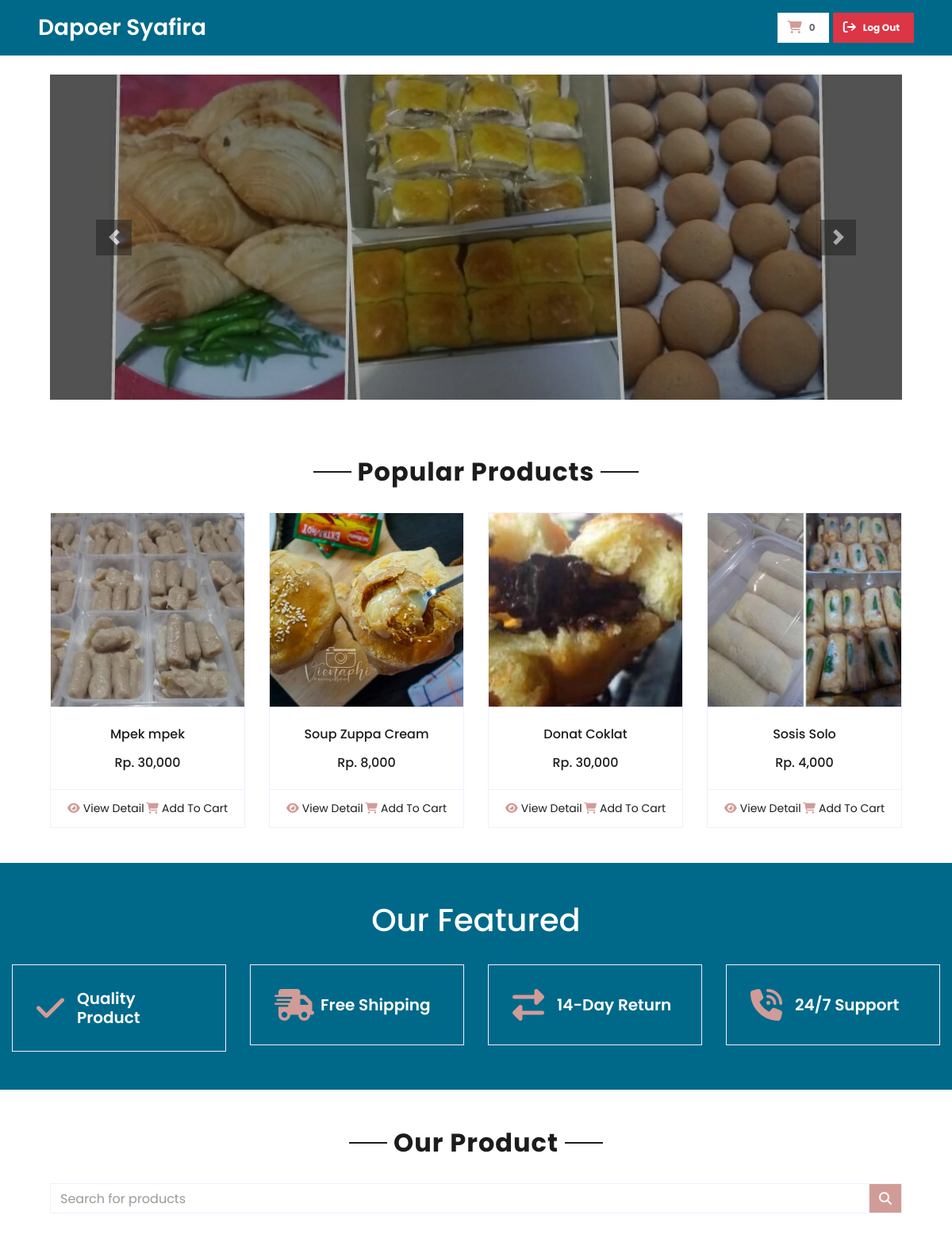
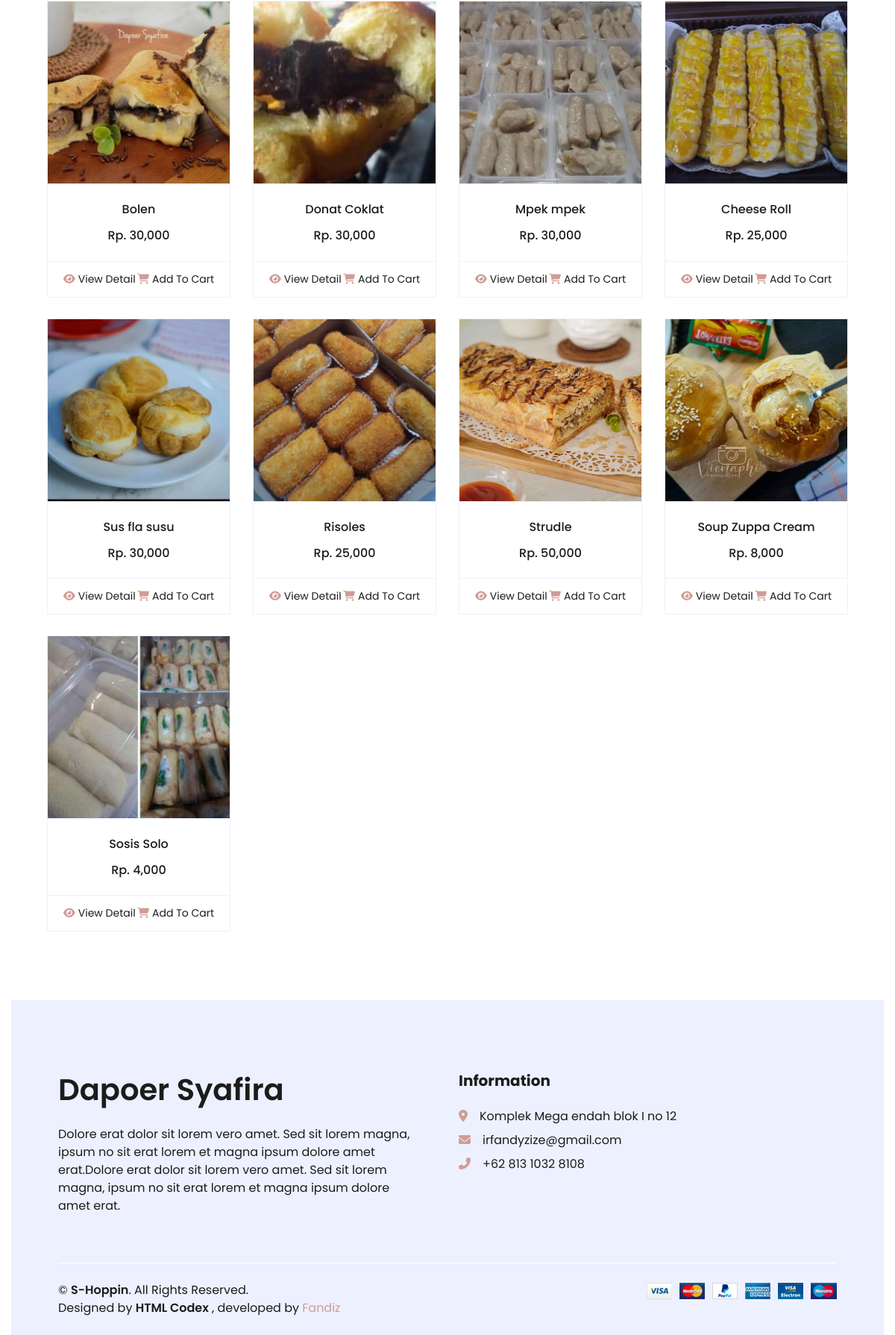
Page / (signed in) on the committed database (2 pictures, top to bottom).
### tables this page shows
CREATE TABLE `banners` (
  `id` bigint(20) NOT NULL,
  `image` text NOT NULL,
  `created_at` timestamp NOT NULL DEFAULT current_timestamp()
);

CREATE TABLE `products` (
  `id` bigint(20) NOT NULL,
  `name` varchar(255) NOT NULL,
  `image` text NOT NULL,
  `price` bigint(20) NOT NULL,
  `short_description` varchar(255) NOT NULL,
  `description` text NOT NULL,
  `created_at` timestamp NOT NULL DEFAULT current_timestamp()
);

### index.php (called while the page is built, shortened)
<?php
require 'Functions/User/UserController.php';
include 'route.php';

### Models/BannerModel.php (called while the page is built, shortened)
<?php
class BannerModel {
    public function __construct() {
        include "connection.php";
        $this->conn = $conn;
    }
    public function getBanner() {
        $query = "SELECT * FROM `banners`";
        $result = $this->query($query);
        $banners = [];
        $basePath = json_decode(file_get_contents('env.json'))->base_url . '/assets/image/banner/';
        while ($row = mysqli_fetch_assoc($result)) {
            $row['image'] = $basePath . $row['image'];
            $banners[] = $row;
        }
        return $banners;
    }
    private function query($query) {
        $sql = mysqli_query($this->conn, $query);
        return $sql;
    }
}
?>

### Models/ProductModel.php (called while the page is built, shortened)
<?php
class ProductModel {
    public function __construct() {
        include "connection.php";
        $this->conn = $conn;
    }
    public function getProducts() {
        $query = "SELECT * FROM `products`";
        $result = $this->query($query);
        $products = [];
        $basePath = json_decode(file_get_contents('env.json'))->base_url . '/assets/image/product/';
        while ($row = mysqli_fetch_assoc($result)) {
            $row['image'] = $basePath . $row['image'];
            $products[] = $row;
        }
        return $products;
    }
    public function getProductRandom() {
        $query = "SELECT * FROM `products` ORDER BY RAND() LIMIT 4";
        $result = $this->query($query);
        $products = [];
        $basePath = json_decode(file_get_contents('env.json'))->base_url . '/assets/image/product/';
        while ($row = mysqli_fetch_assoc($result)) {
            $row['image'] = $basePath . $row['image'];
            $products[] = $row;
        }
        return $products;
    }
    private function query($query) {
        $sql = mysqli_query($this->conn, $query);
        return $sql;
    }
}
?>

### views/user/index.php (the view, shortened to what this page needs)
<?php include("header.php");?>
<div class="container-fluid mb-5">
    <div class="row px-xl-5">
        <div class="col-lg-12">
            <div id="header-carousel" class="carousel slide" data-ride="carousel">
                <div class="carousel-inner">
                    <?php foreach ($data as $index=>$value) { ?>
                    <div class="carousel-item <?=$index==0?'active':''?>" style="height: 410px;">
                        <img class="img-fluid" src="<?=$value['image']?>" alt="Image">
                        <div class="carousel-caption d-flex flex-column align-items-center justify-content-center">
                        </div>
                    </div>
                    <?php } ?>
                </div>
                <a class="carousel-control-prev" href="#header-carousel" data-slide="prev">
                    <div class="btn btn-dark" style="width: 45px; height: 45px;">
                        <span class="carousel-control-prev-icon mb-n2"></span>
                    </div>
                </a>
                <a class="carousel-control-next" href="#header-carousel" data-slide="next">
                    <div class="btn btn-dark" style="width: 45px; height: 45px;">
                        <span class="carousel-control-next-icon mb-n2"></span>
                    </div>
                </a>
            </div>
        </div>
    </div>
</div>
<div class="container-fluid pt-4">
    <div class="text-center mb-4">
        <h2 class="section-title px-5"><span class="px-2">Popular Products</span></h2>
    </div>
    <div class="row px-xl-5 pb-3" id='top'>
        <?php foreach($popular as $data){ ?>
        <div class="col-lg-3 col-md-6 col-sm-12 pb-1">
            <div class="card product-item border-0 mb-4">
                <div class="card-header product-img position-relative overflow-hidden bg-transparent border p-0">
                    <img class="img-fluid w-100" src="<?=$data['image']?>" alt="">
                </div>
                <div class="card-body border-left border-right text-center p-0 pt-4 pb-3">
                    <h6 class="text-truncate mb-3"><?=$data['name']?></h6>
                    <div class="d-flex justify-content-center">
                        <h6>Rp. <?=number_format($data['price'])?></h6>
                    </div>
                </div>
                <div class="card-footer d-flex justify-content-between bg-light border">
                    <a href="<?=json_decode(file_get_contents('env.json'))->base_url?>/detail?id=<?=$data['id']?>"
                        class="btn btn-sm text-dark p-0"><i class="fas fa-eye text-primary mr-1"></i>View
                        Detail</a>
                    <button data-id="<?= $data['id'] ?>" onclick="addToCart(`<?= $data['id'] ?>`)" id="addToCart" class="btn btn-sm text-dark p-0"><i
                            class="fas fa-shopping-cart text-primary mr-1"></i>Add To
                        Cart</button>
                </div>
            </div>
        </div>
        <?php } ?>
    </div>
</div>
<div class="container-fluid bg-main">
    <div class="row pb-5 pt-5 ">
        <div class="col-lg-12 text-center mb-4">
            <h1 class="text-white center">Our Featured</h1>
        </div>
        <div class="col-lg-3 col-md-6 col-sm-12">
            <div class="d-flex align-items-center border" style="padding: 30px;">
                <h1 class="fa fa-check text-primary m-0 mr-3"></h1>
                <h5 class="font-weight-semi-bold m-0 text-white">Quality Product</h5>
            </div>
        </div>
        <div class="col-lg-3 col-md-6 col-sm-12">
            <div class="d-flex align-items-center border " style="padding: 30px;">
                <h1 class="fa fa-shipping-fast text-primary m-0 mr-2"></h1>
                <h5 class="font-weight-semi-bold m-0 text-white">Free Shipping</h5>
            </div>
        </div>
        <div class="col-lg-3 col-md-6 col-sm-12">
            <div class="d-flex align-items-center border " style="padding: 30px;">
                <h1 class="fas fa-exchange-alt text-primary m-0 mr-3"></h1>
                <h5 class="font-weight-semi-bold m-0 text-white">14-Day Return</h5>
            </div>
        </div>
        <div class="col-lg-3 col-md-6 col-sm-12">
            <div class="d-flex align-items-center border " style="padding: 30px;">
                <h1 class="fa fa-phone-volume text-primary m-0 mr-3"></h1>
                <h5 class="font-weight-semi-bold m-0 text-white">24/7 Support</h5>
            </div>
        </div>
    </div>
</div>
<div class="container-fluid pt-5">
    <div class="text-center mb-4">
        <h2 class="section-title px-5"><span class="px-2">Our Product</span></h2>
    </div>
    <form action="" class="px-xl-5 pb-3 mb-3">
        <div class="input-group">
            <input type="text" id="search-product" class="form-control" placeholder="Search for products">
            <div class="input-group-append">
                <span class="input-group-text bg-primary text-white">
                    <i class="fa fa-search"></i>
                </span>
            </div>
        </div>
    </form>
    <div class="row px-xl-5 pb-3" id="product-list">
        <?php foreach($product as $data){ ?>
        <div class="col-lg-3 col-md-6 col-sm-12 pb-1 product-item">
            <div class="card product-item border-0 mb-4">
                <div class="card-header product-img position-relative overflow-hidden bg-transparent border p-0">
                    <img class="img-fluid w-100" src="<?=$data['image']?>" alt="">
                </div>
                <div class="card-body border-left border-right text-center p-0 pt-4 pb-3">
                    <h6 class="text-truncate mb-3 product-name"><?=$data['name']?></h6>
                    <div class="d-flex justify-content-center">
                        <h6>Rp. <?=number_format($data['price'])?></h6>
                    </div>
                </div>
                <div class="card-footer d-flex justify-content-between bg-light border">
                    <a href="<?=json_decode(file_get_contents('env.json'))->base_url?>/detail?id=<?=$data['id']?>"
                        class="btn btn-sm text-dark p-0"><i class="fas fa-eye text-primary mr-1"></i>View
                        Detail</a>
                    <button
                        data-id="<?= $data['id'] ?>" onclick="addToCart(`<?= $data['id'] ?>`)" id="addToCart" class="btn btn-sm text-dark p-0"><i
                            class="fas fa-shopping-cart text-primary mr-1"></i>Add To Cart</button>
                </div>
            </div>
        </div>
        <?php } ?>
    </div>
    <?php include("footer.php");?>

### views/user/header.php (style rules this page uses)
.bg-main { background: #006989; }

### rows in the picture
products: shows a picture, name "Mpek mpek", price "30,000"
products: shows a picture, name "Soup Zuppa Cream", price "8,000"
products: shows a picture, name "Donat Coklat", price "30,000"
products: shows a picture, name "Sosis Solo", price "4,000"
products: shows a picture, name "Bolen", price "30,000"
products: shows a picture, name "Cheese Roll", price "25,000"
products: shows a picture, name "Sus fla susu", price "30,000"
products: shows a picture, name "Risoles", price "25,000"
products: shows a picture, name "Strudle", price "50,000"

### other values in the picture
$count "0"
